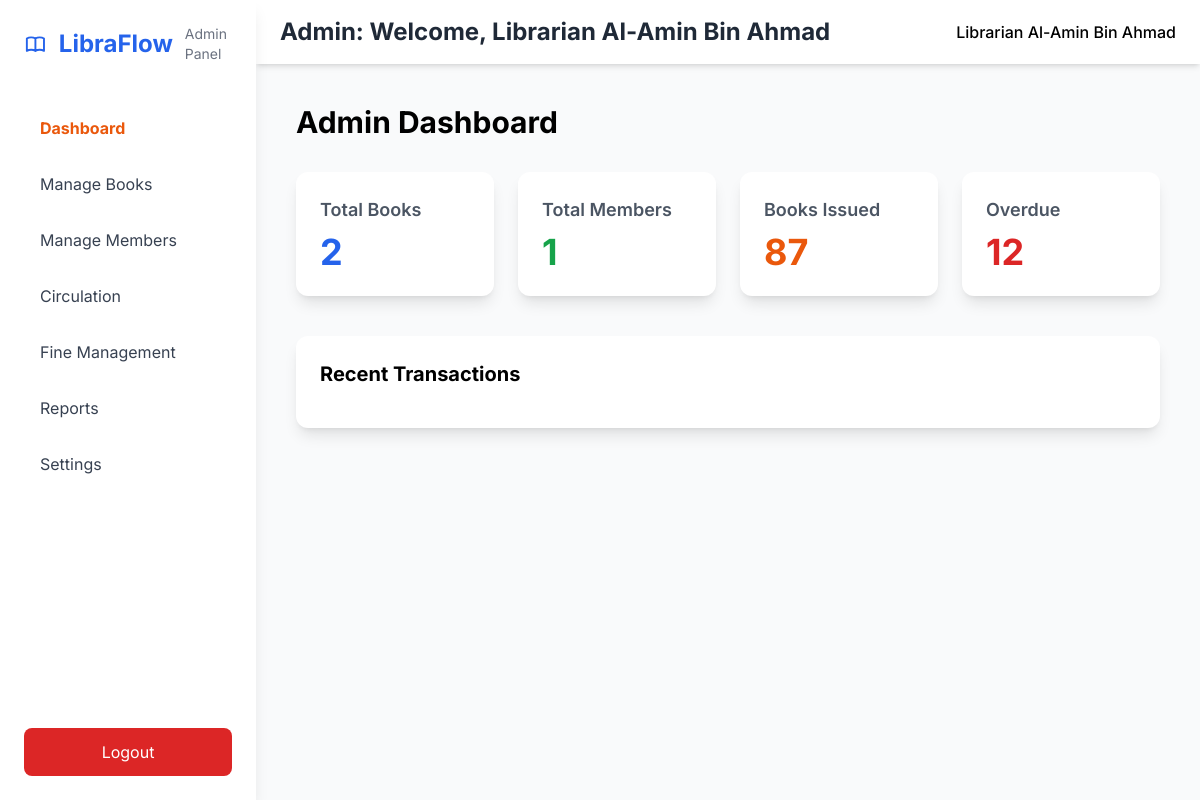
Before: /dash/ (signed in) with the older database file.
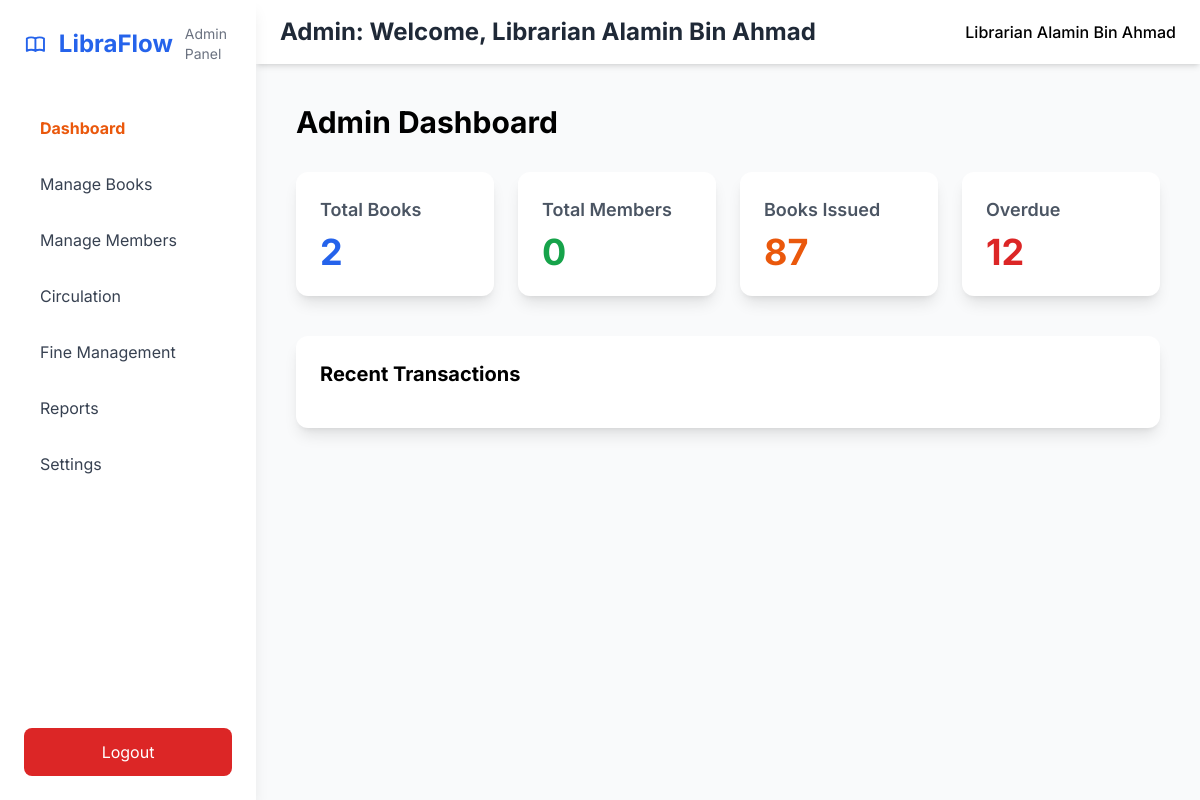
After: the same page with the newer database file.
### LYMSApp/models.py (models this page shows, shortened)
class Profile(models.Model):
    user = models.ForeignKey(AuthModel, on_delete=models.CASCADE)
    full_name = models.CharField(max_length=20)
    home_address = models.TextField()

class AuthModel(AbstractUser):
    username = None
    email = models.EmailField(unique=True)
    phone_number = models.CharField(max_length=20, blank=True)
    role = models.CharField(max_length=20)
    USERNAME_FIELD = "email"
    REQUIRED_FIELDS = []
    objects = UserManager()

### LYMSApp/views.py (the view)
# urls.py: path("dash/", views.admin_dash, name="dash"),
@login_required(login_url='/login/')
def admin_dash(request):
    current_user = models.Profile.objects.filter(user=request.user).first()
    total_books = models.Books.objects.all().count()
    total_books_formatted = f"{total_books:,}"
    total_members = models.AuthModel.objects.filter(role="member").count()
    total_members_formatted = f"{total_members:,}"
    context = {
        "current_user": current_user,
        "total_books": total_books_formatted,
        "total_members": total_members_formatted
    }
    return render(request, "Theadmin/dash.html", context)

### templates/Theadmin/dash.html (shortened to what this page needs)
{% extends "Theadmin/base.html" %}
{% block content %}
<h3 class="text-3xl font-bold mb-8">Admin Dashboard</h3>
<div class="grid grid-cols-1 md:grid-cols-4 gap-6 mb-10">
    <div class="bg-white p-6 rounded-xl shadow-lg"><h4 class="text-lg font-semibold text-gray-600">Total Books</h4><p class="text-4xl font-bold text-blue-600 mt-2">{{total_books}}</p></div>
    <div class="bg-white p-6 rounded-xl shadow-lg"><h4 class="text-lg font-semibold text-gray-600">Total Members</h4><p class="text-4xl font-bold text-green-600 mt-2">{{total_members}}</p></div>
    <div class="bg-white p-6 rounded-xl shadow-lg"><h4 class="text-lg font-semibold text-gray-600">Books Issued</h4><p class="text-4xl font-bold text-orange-600 mt-2">87</p></div>
    <div class="bg-white p-6 rounded-xl shadow-lg"><h4 class="text-lg font-semibold text-gray-600">Overdue</h4><p class="text-4xl font-bold text-red-600 mt-2">12</p></div>
</div>
<div class="bg-white rounded-xl shadow-lg p-6"><h4 class="text-xl font-bold mb-4">Recent Transactions</h4>
</div>
{% endblock content %}

### templates/Theadmin/base.html (shortened to what this page needs)
{% load static %}
<!DOCTYPE html>
<html lang="en">
<head>
  <script src="https://cdn.tailwindcss.com"></script>
  <link rel="stylesheet" href="{% static 'css/toast.css' %}">
</head>
<body class="bg-gray-50">
  <div class="min-h-screen flex">
    <aside id="sidebar" class="fixed inset-y-0 left-0 z-40 w-64 bg-white shadow-lg transform -translate-x-full md:translate-x-0 transition-transform duration-300">
      <div class="p-6">
        <div class="flex items-center space-x-3 mb-10">
          <h1 class="text-2xl font-bold text-blue-600">LibraFlow</h1>
          <span class="text-sm text-gray-500 block">Admin Panel</span>
        </div>
        <nav class="space-y-2">
          <a href="/dash/" class="block px-4 py-3 rounded-lg hover:bg-blue-50 text-gray-700 {% if request.path == '/dash/' %}font-bold text-orange-600{% endif %}">Dashboard</a>
          <a href="/manage-books/" class="block px-4 py-3 rounded-lg hover:bg-blue-50 text-gray-700 {% if request.path == '/manage-books/' %}font-bold text-orange-600{% endif %}">Manage Books</a>
          <a href="/manage-members/" class="block px-4 py-3 rounded-lg hover:bg-blue-50 text-gray-700 {% if request.path == '/manage-members/' %}font-bold text-orange-600{% endif %}">Manage Members</a>
          <a href="/circulation/" class="block px-4 py-3 rounded-lg hover:bg-blue-50 text-gray-700 {% if request.path == '/circulation/' %}font-bold text-orange-600{% endif %}">Circulation</a>
          <a href="/fines/" class="block px-4 py-3 rounded-lg hover:bg-blue-50 text-gray-700 {% if request.path == '/fines/' %}font-bold text-orange-600{% endif %}">Fine Management</a>
          <a href="/reports/" class="block px-4 py-3 rounded-lg hover:bg-blue-50 text-gray-700 {% if request.path == '/reports/' %}font-bold text-orange-600{% endif %}">Reports</a>
          <a href="/settings/" class="block px-4 py-3 rounded-lg hover:bg-blue-50 text-gray-700 {% if request.path == '/settings/' %}font-bold text-orange-600{% endif %}">Settings</a>
        </nav>
      </div>
      <div class="absolute bottom-0 w-full p-6">
        <a href="/logout/" class="block px-4 py-3 bg-red-600 text-white rounded-lg text-center hover:bg-red-700 transition">Logout</a>
      </div>
    </aside>
    <div class="flex-1 md:ml-64">
      <header class="bg-white shadow-md px-6 py-4 flex justify-between items-center">
        <h2 class="text-2xl font-bold text-gray-800">{{current_user.user.role|capfirst}}: Welcome, Librarian {{current_user.full_name}}</h2>
        <div class="flex items-center space-x-4">
          <span class="hidden md:block font-medium">Librarian {{current_user.full_name}}</span>
        </div>
      </header>
      <main class="p-6 md:p-10">
        {% block content %}{% endblock content %}
      </main>
    </div>
  </div>
</body>
</html>

Changed rows visible on the page:
changed Profile "Admin": full_name "Al-Amin Bin Ahmad" → "Alamin Bin Ahmad"
Other visible differences:
{{ total_members }}: "1" → "0"
